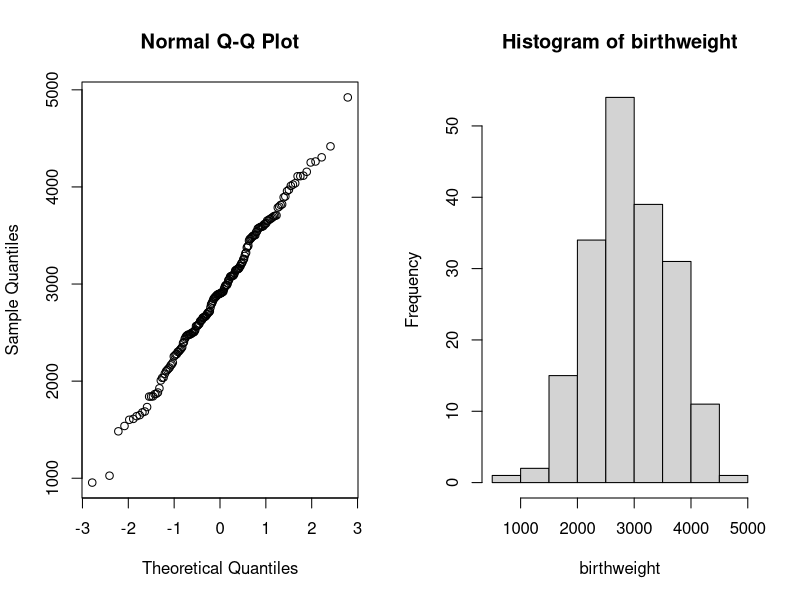
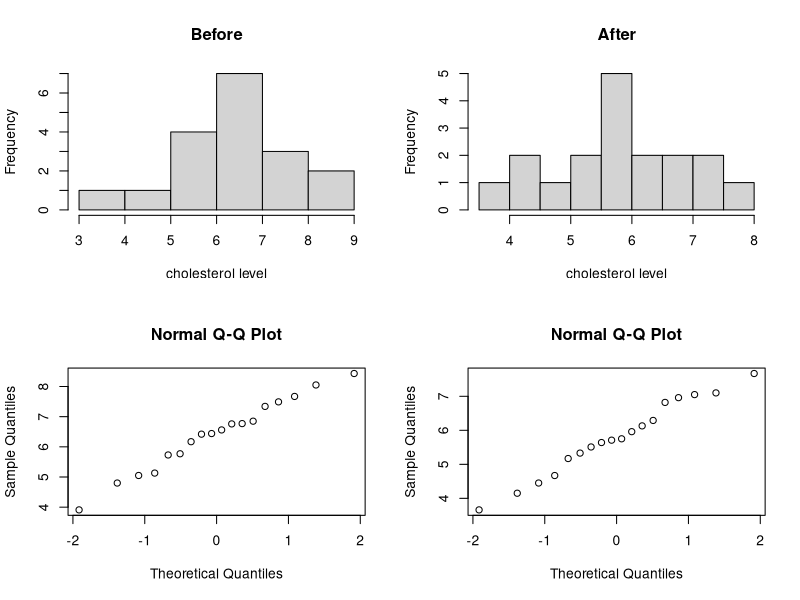
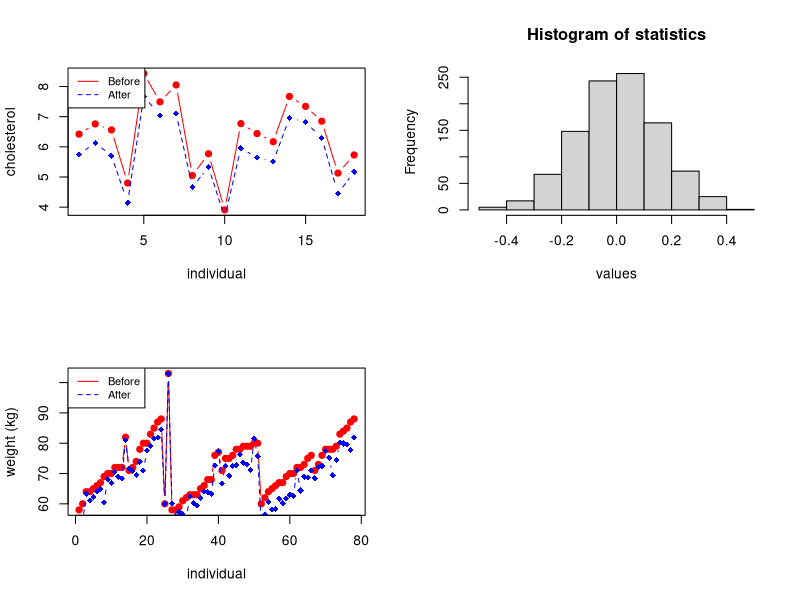
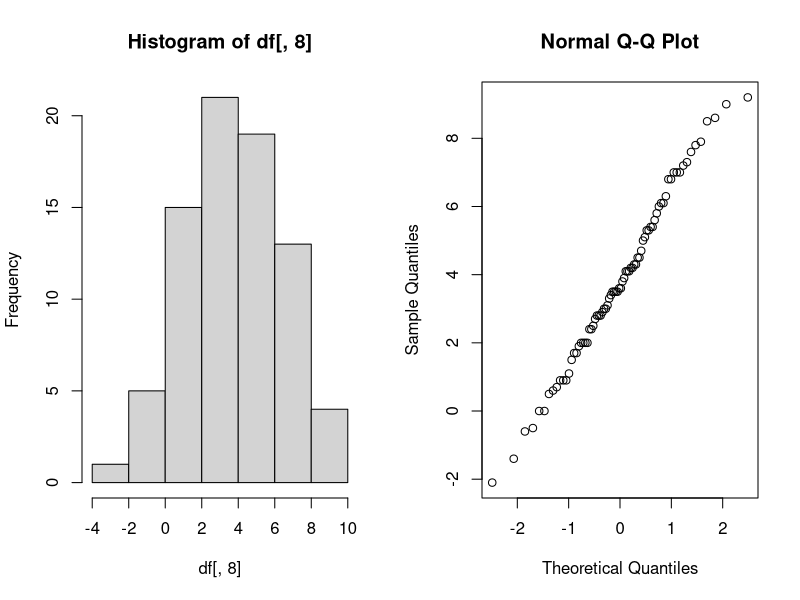
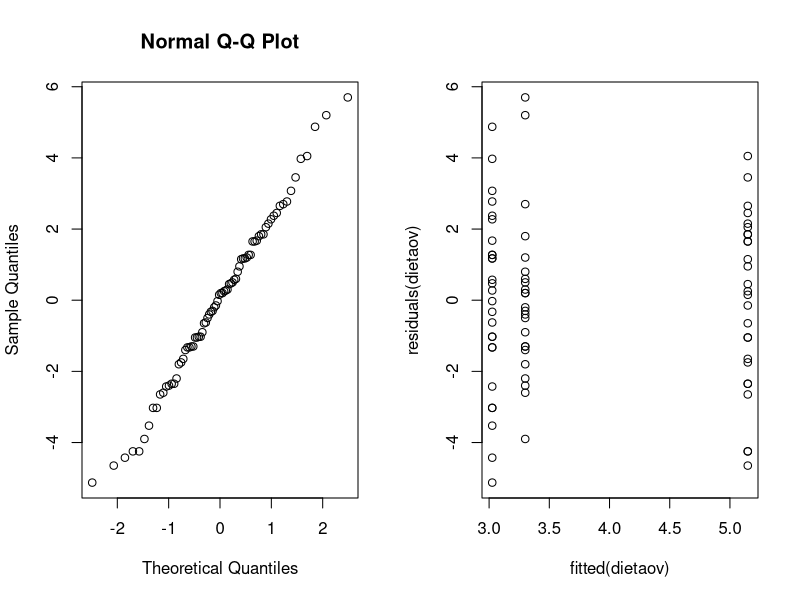
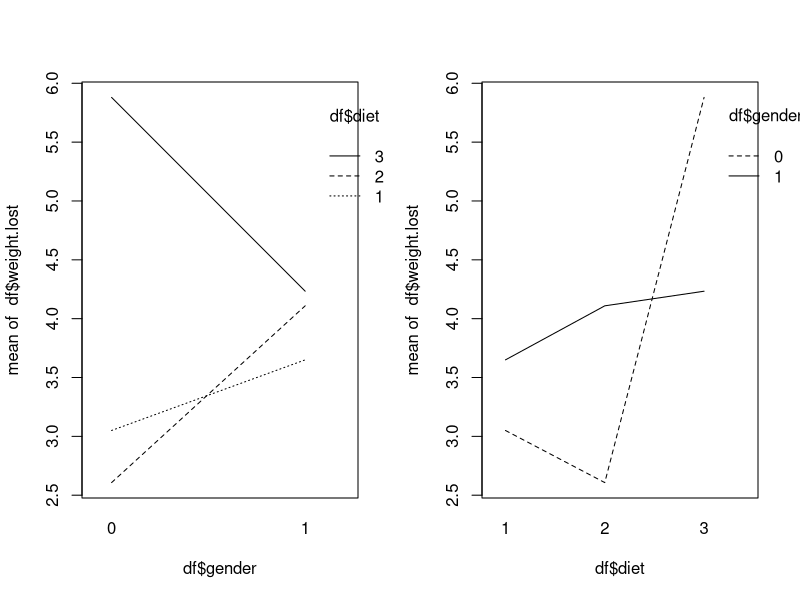
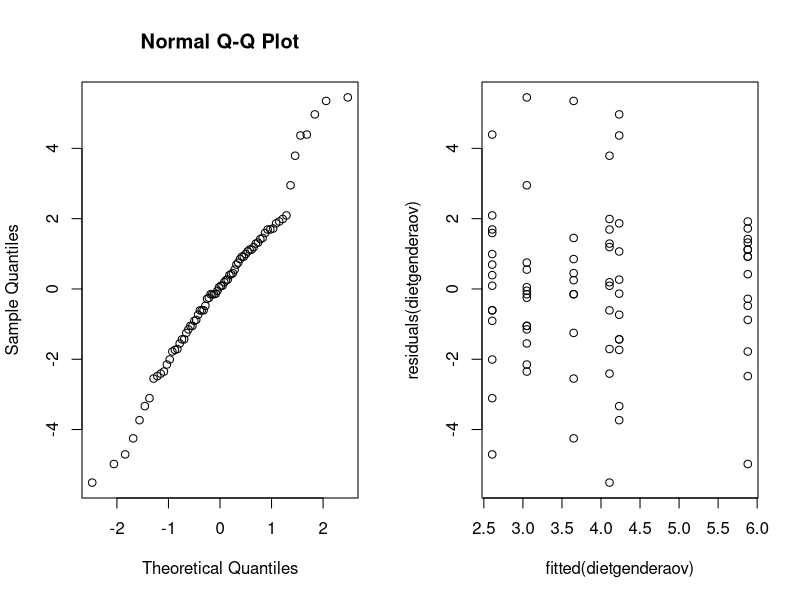
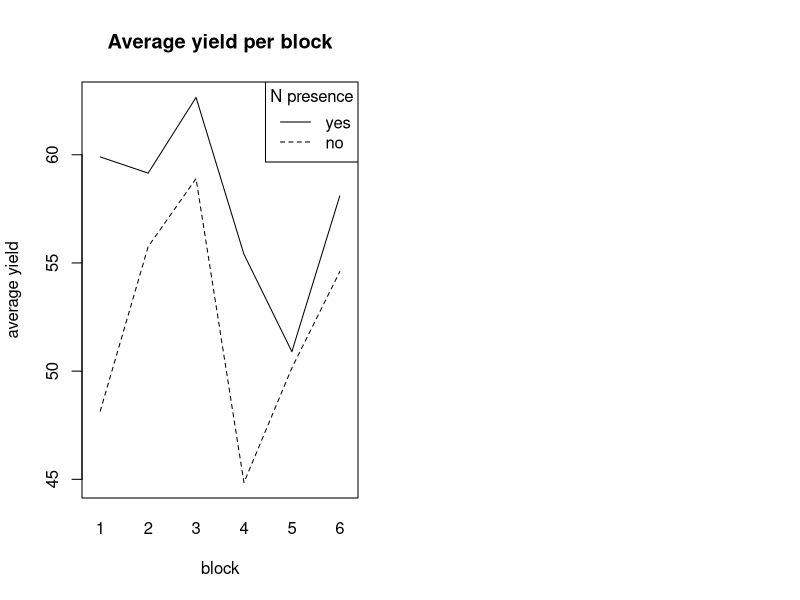

Generate these figures, in order, with R:
## ---- chunk 1
options(digits=3)
## ---- chunk 2
birthweight <- readLines("data/birthweight.txt")
birthweight <- as.double(birthweight[2:length(birthweight)])
birthweight

# print(paste("Amount of observations: ", length(birthweight)))
## ---- chunk 3
birthweight_mean <- mean(birthweight)
print(paste("Mean of the sample: ", birthweight_mean))
## ---- chunk 4
par(mfrow=c(1,2))
qqnorm(y = birthweight)
hist(birthweight)
## ---- chunk 5
t.test(birthweight, conf.level = 0.96)
## ---- chunk 6
B <- 1000
alpha <- 0.04
T_star <- numeric(B)

for(i in 1:B) {
  X_star <- sample(birthweight, replace = TRUE)
  T_star[i] <- mean(X_star)
}

T_star_q2 <- quantile(T_star, alpha/2)
T_star_q98 <- quantile(T_star, 1 - alpha/2)

c(2*birthweight_mean - T_star_q98, 2*birthweight_mean - T_star_q2)
## ---- chunk 7
#sum(T_star<T_star_q2)
## ---- chunk 8
t.test(birthweight, alternative = "greater", mu=2800)
## ---- chunk 9
greater_weight <- as.integer(birthweight > 2800)
binom.test(sum(greater_weight), length(greater_weight), p=0.5, alt="g")
## ---- chunk 10
library(pwr)
#pwr.t.test(n=188,d=NULL,sig.level=0.05,type="one.sample",alternative="greater")

## ---- chunk 11

## ---- chunk 12
prop.test(c(61, 65), c(95, 93))
## ---- chunk 13
df <- as.data.frame(read.table("data/cholesterol.txt", header=TRUE))
head(df)
## ---- chunk 14
par(mfrow=c(2, 2))
hist(df[, 1], main="Before", xlab="cholesterol level")
hist(df[, 2], main="After", xlab="cholesterol level")
qqnorm(df[, 1])
qqnorm(df[, 2])
## ---- chunk 15
shapiro.test(df[, 1])
shapiro.test(df[, 2])
## ---- chunk 16
# Create a first line
plot(1:length(df[, 1]), df[, 1], type = "b", pch=19, col = "red", xlab = "individual", ylab = "cholesterol")
lines(1:length(df[, 2]), df[, 2], pch=18, col = "blue", type = "b", lty=2)
legend("topleft", legend=c("Before", "After"), col=c("red", "blue"), lty = 1:2, cex=0.8)
## ---- chunk 17
cor.test(df[, 1], df[, 2], method="pearson")
## ---- chunk 18
t.test(df[, 1], df[, 2], paired=2)
## ---- chunk 19
diff_mean <- function(x, y) {
  return(mean(x-y))
}

stats <- diff_mean(df[, 1], df[, 2])

B <- 1000
t_star <- numeric(B)

for (i in 1:B) {
  diff_star <- t(apply(cbind(df[, 1], df[, 2]), 1, sample))
  t_star[i] <- diff_mean(diff_star[, 1], diff_star[, 2])
}

hist(t_star, main="Histogram of statistics", xlab="values")
lines(rep(stats, 2), c(0, 50), col="red", lwd=2)
## ---- chunk 20
# calculating p-value
pl <- sum(t_star < stats) / B
pr <- sum(t_star > stats) / B

p <- 2*min(pl, pr)
print(paste("P-value =", p))
## ---- chunk 21
mu <- mean(df[, 2])
s <- sd(df[, 2])
print(paste("mu =", mu, "s =", s))
## ---- chunk 22
theta_hat <- 2*mu - 3
print(paste("theta_hat =", theta_hat))
## ---- chunk 23
alpha <- 0.05

n <- length(df[, 2])
t_alpha <- qt(1 - alpha/2, df=n)
theta_l <- theta_hat - t_alpha*s/sqrt(n)
theta_r <- theta_hat + t_alpha*s/sqrt(n)

print(paste0("95% confidence interval: [", theta_l,", ", theta_r, "]"))
## ---- chunk 24
t <- max(df[, 2]); n <- length(df[, 2])

for (theta in 3:12) {
  B <- 1000
  t_star <- numeric(B)
  
  for (i in 1:B) {
    x_star <- runif(n, min = 3, max = theta)
    t_star[i] <- max(x_star)
  }
  
  pl <- sum(t_star < t)/B
  pr <- sum(t_star > t)/B
  
  p <- 2* min(pl, pr)
  print(paste("Theta =", theta, ", ", p, "KS = "))
}
## ---- chunk 25
ks.test(df[, 2], runif(100000, min = 3, max = 8))
## ---- chunk 26
less_chol <- as.integer(df[, 2] < 6)
binom.test(sum(less_chol), length(less_chol), p=0.5, alt="g")
## ---- chunk 27
less_chol <- as.integer(df[, 2] < 4.5)
binom.test(sum(less_chol),length(less_chol),p=0.25, alt="l")
## ---- chunk 28
df <- as.data.frame(read.table("data/diet.txt", header=TRUE))
df["weight.lost"] <- df["preweight"] - df["weight6weeks"]
head(df)
## ---- chunk 29
plot(1:length(df[,5]), df[,5], type = "b", pch=19, col = "red", xlab = "individual", ylab = "weight (kg)")
lines(1:length(df[,7]), df[,7], pch=18, col = "blue", type = "b", lty=2)
legend("topleft", legend=c("Before", "After"), col=c("red", "blue"), lty = 1:2, cex=0.8)
## ---- chunk 30
t.test(df[,5], df[,7], paired=TRUE)
## ---- chunk 31
par(mfrow=c(1, 2))
hist(df[,8])
qqnorm(df[,8])
## ---- chunk 32
shapiro.test(df[,8])
## ---- chunk 33
df$diet <- as.factor(df$diet)
dietaov=lm(weight.lost~diet,data=df)
anova(dietaov)
summary(dietaov)
## ---- chunk 34
par(mfrow=c(1,2))
qqnorm(residuals(dietaov))
plot(fitted(dietaov), residuals(dietaov))
## ---- chunk 35
kruskal.test(df$weight.lost, df$diet)
## ---- chunk 36
df$gender <- as.factor(df$gender)
dietgenderaov <- lm(weight.lost~gender*diet,data=df)
anova(dietgenderaov)
## ---- chunk 37
summary(dietgenderaov)
## ---- chunk 38
par(mfrow=c(1, 2))
interaction.plot(df$gender, df$diet, df$weight.lost)
interaction.plot(df$diet, df$gender, df$weight.lost)
## ---- chunk 39
genderaov <- lm(weight.lost~gender,data=df)
anova(genderaov)
summary(genderaov)
## ---- chunk 40
# Checking assumptions
par(mfrow=c(1, 2))
qqnorm(residuals(dietgenderaov))
plot(fitted(dietgenderaov), residuals(dietgenderaov))
## ---- chunk 41
print(paste('Diet 1:', dietaov$coefficients[1]))
print(paste('Diet 2:', dietaov$coefficients[1] + dietaov$coefficients[2]))
print(paste('Diet 3:', dietaov$coefficients[1] + dietaov$coefficients[3]))
## ---- chunk 42
require("MASS")
## ---- chunk 43
B <- 6; P <- 4; T <- 3

process <- c()
for (i in 1:B) {
  block <- c()
  for (tr in 1:T) {
    block <- cbind(block, as.numeric(sample(1:P) > 2))
  }
  process <- rbind(process, block)
}

process <- t(process)
rownames(process) <- c("N", "P", "K")
colnames(process) <- paste0(rep(1:6, each=4), paste0(".", rep(1:4, 6)))
process
## ---- chunk 44
interaction.plot(npk$block, npk$N, npk$yield, ylab='average yield', xlab='block', main='Average yield per block', legend=FALSE)
legend("topright", c("yes", "no"), title="N presence", lwd=1, lty=c(1, 2))
## ---- chunk 45
n_block_lm <- lm(yield~block*N, data=npk)
anova(n_block_lm)
## ---- chunk 46
summary(n_block_lm)
## ---- chunk 47
lm <- lm(yield~block+N, data=npk)
anova(lm)
## ---- chunk 48
par(mfrow=c(1, 2))
qqnorm(residuals(lm))
plot(fitted(lm), residuals(lm))
## ---- chunk 49
npklm1 <- lm(yield~P + K + block*N, data=npk)
npklm2 <- lm(yield~N + K + block*P, data=npk)
npklm3 <- lm(yield~N + P + block*K, data=npk)
npklm4 <- lm(yield~block + N + P + K, data=npk)
npklm5 <- lm(yield~N + P + K, data=npk)
## ---- chunk 50
print('Y ~ P + K + block*N')
anova(npklm1)
## ---- chunk 51
print('Y ~ N + K + block*P')
anova(npklm2)
## ---- chunk 52
print('Y ~ N + P + block*K')
anova(npklm3)
## ---- chunk 53
print('Y ~ block + N + P + K')
anova(npklm4)
## ---- chunk 54
npklm5 <- lm(yield~block + N + K, data=npk)
anova(npklm5)
## ---- chunk 55
par(mfrow=c(1, 2))
qqnorm(residuals(npklm4))
plot(fitted(npklm4), residuals(npklm4))
## ---- chunk 56
par(mfrow=c(1, 2))
qqnorm(residuals(npklm5))
plot(fitted(npklm5), residuals(npklm5))
## ---- chunk 57
require(lme4)
npklmer <- lmer(yield~N+(1|block), REML=FALSE, data=npk)
npklmer1 <- lmer(yield~(1|block), REML=FALSE, data=npk)
anova(npklmer1, npklmer)
